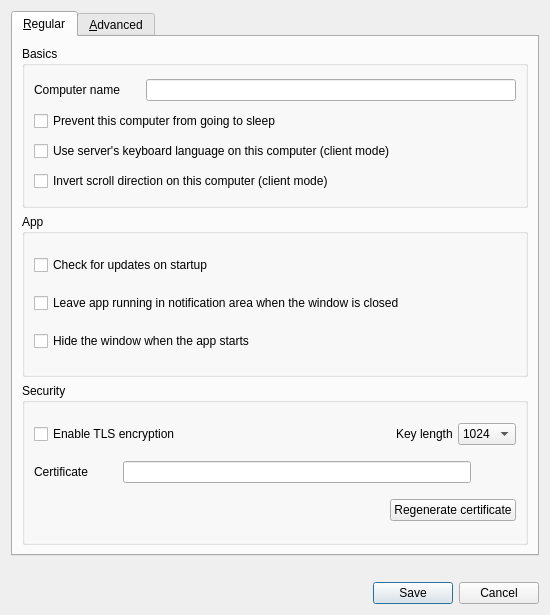
<?xml version="1.0" encoding="UTF-8"?>
<ui version="4.0">
 <class>SettingsDialog</class>
 <widget class="QDialog" name="SettingsDialog">
  <property name="geometry">
   <rect>
    <x>0</x>
    <y>0</y>
    <width>550</width>
    <height>615</height>
   </rect>
  </property>
  <property name="sizePolicy">
   <sizepolicy hsizetype="Preferred" vsizetype="Expanding">
    <horstretch>0</horstretch>
    <verstretch>0</verstretch>
   </sizepolicy>
  </property>
  <property name="windowTitle">
   <string>Preferences</string>
  </property>
  <layout class="QVBoxLayout" name="verticalLayout_7">
   <item>
    <widget class="QTabWidget" name="m_pTabWidget">
     <property name="tabPosition">
      <enum>QTabWidget::TabPosition::North</enum>
     </property>
     <property name="currentIndex">
      <number>0</number>
     </property>
     <widget class="QWidget" name="m_pTabRegular">
      <attribute name="title">
       <string>&amp;Regular</string>
      </attribute>
      <layout class="QVBoxLayout" name="verticalLayout_3">
       <item>
        <widget class="QGroupBox" name="m_pGroupBasics">
         <property name="title">
          <string>Basics</string>
         </property>
         <layout class="QVBoxLayout" name="verticalLayout_2">
          <item>
           <layout class="QHBoxLayout" name="horizontalLayout">
            <item>
             <widget class="QLabel" name="m_pLabelComputerName">
              <property name="sizePolicy">
               <sizepolicy hsizetype="Preferred" vsizetype="Fixed">
                <horstretch>0</horstretch>
                <verstretch>0</verstretch>
               </sizepolicy>
              </property>
              <property name="minimumSize">
               <size>
                <width>75</width>
                <height>0</height>
               </size>
              </property>
              <property name="text">
               <string>Computer name</string>
              </property>
             </widget>
            </item>
            <item>
             <spacer name="horizontalSpacer">
              <property name="orientation">
               <enum>Qt::Orientation::Horizontal</enum>
              </property>
              <property name="sizeType">
               <enum>QSizePolicy::Policy::Maximum</enum>
              </property>
              <property name="sizeHint" stdset="0">
               <size>
                <width>20</width>
                <height>20</height>
               </size>
              </property>
             </spacer>
            </item>
            <item>
             <widget class="QLineEdit" name="m_pLineEditScreenName">
              <property name="enabled">
               <bool>true</bool>
              </property>
              <property name="maxLength">
               <number>255</number>
              </property>
             </widget>
            </item>
           </layout>
          </item>
          <item>
           <widget class="QCheckBox" name="m_pCheckBoxPreventSleep">
            <property name="text">
             <string>Prevent this computer from going to sleep</string>
            </property>
           </widget>
          </item>
          <item>
           <widget class="QCheckBox" name="m_pCheckBoxLanguageSync">
            <property name="text">
             <string>Use server's keyboard language on this computer (client mode)</string>
            </property>
           </widget>
          </item>
          <item>
           <widget class="QCheckBox" name="m_pCheckBoxScrollDirection">
            <property name="text">
             <string>Invert scroll direction on this computer (client mode)</string>
            </property>
           </widget>
          </item>
         </layout>
        </widget>
       </item>
       <item>
        <widget class="QGroupBox" name="m_pGroupApp">
         <property name="title">
          <string>App</string>
         </property>
         <layout class="QVBoxLayout" name="verticalLayout_5">
          <item>
           <widget class="QCheckBox" name="m_pCheckBoxAutoUpdate">
            <property name="text">
             <string>Check for updates on startup </string>
            </property>
           </widget>
          </item>
          <item>
           <widget class="QCheckBox" name="m_pCheckBoxCloseToTray">
            <property name="text">
             <string>Leave app running in notification area when the window is closed</string>
            </property>
           </widget>
          </item>
          <item>
           <widget class="QCheckBox" name="m_pCheckBoxAutoHide">
            <property name="text">
             <string>Hide the window when the app starts</string>
            </property>
           </widget>
          </item>
         </layout>
        </widget>
       </item>
       <item>
        <widget class="QGroupBox" name="m_pGroupSecurity">
         <property name="title">
          <string>Security</string>
         </property>
         <layout class="QVBoxLayout" name="verticalLayout">
          <property name="spacing">
           <number>5</number>
          </property>
          <property name="topMargin">
           <number>9</number>
          </property>
          <property name="bottomMargin">
           <number>9</number>
          </property>
          <item>
           <layout class="QHBoxLayout" name="horizontalLayout_5">
            <property name="topMargin">
             <number>0</number>
            </property>
            <item>
             <widget class="QCheckBox" name="m_pCheckBoxEnableTls">
              <property name="enabled">
               <bool>true</bool>
              </property>
              <property name="text">
               <string>Enable TLS encryption</string>
              </property>
             </widget>
            </item>
            <item>
             <spacer name="horizontalSpacer_2">
              <property name="orientation">
               <enum>Qt::Orientation::Horizontal</enum>
              </property>
              <property name="sizeHint" stdset="0">
               <size>
                <width>40</width>
                <height>20</height>
               </size>
              </property>
             </spacer>
            </item>
            <item>
             <widget class="QLabel" name="m_pLabelTlsKeyLength">
              <property name="sizePolicy">
               <sizepolicy hsizetype="Preferred" vsizetype="Fixed">
                <horstretch>0</horstretch>
                <verstretch>0</verstretch>
               </sizepolicy>
              </property>
              <property name="text">
               <string>Key length</string>
              </property>
             </widget>
            </item>
            <item>
             <widget class="QComboBox" name="m_pComboBoxTlsKeyLength">
              <property name="currentText">
               <string>1024</string>
              </property>
              <item>
               <property name="text">
                <string>1024</string>
               </property>
              </item>
              <item>
               <property name="text">
                <string>2048</string>
               </property>
              </item>
              <item>
               <property name="text">
                <string>4096</string>
               </property>
              </item>
             </widget>
            </item>
           </layout>
          </item>
          <item>
           <layout class="QHBoxLayout" name="horizontalLayout_6">
            <property name="topMargin">
             <number>0</number>
            </property>
            <item>
             <widget class="QLabel" name="m_pLabelTlsCert">
              <property name="sizePolicy">
               <sizepolicy hsizetype="Preferred" vsizetype="Fixed">
                <horstretch>0</horstretch>
                <verstretch>0</verstretch>
               </sizepolicy>
              </property>
              <property name="text">
               <string>Certificate</string>
              </property>
             </widget>
            </item>
            <item>
             <spacer name="horizontalSpacer_3">
              <property name="orientation">
               <enum>Qt::Orientation::Horizontal</enum>
              </property>
              <property name="sizeType">
               <enum>QSizePolicy::Policy::Minimum</enum>
              </property>
              <property name="sizeHint" stdset="0">
               <size>
                <width>30</width>
                <height>20</height>
               </size>
              </property>
             </spacer>
            </item>
            <item>
             <widget class="QLineEdit" name="m_pLineEditTlsCertPath">
              <property name="minimumSize">
               <size>
                <width>0</width>
                <height>0</height>
               </size>
              </property>
             </widget>
            </item>
            <item>
             <widget class="QPushButton" name="m_pPushButtonTlsCertPath">
              <property name="cursor">
               <cursorShape>PointingHandCursor</cursorShape>
              </property>
              <property name="text">
               <string/>
              </property>
              <property name="flat">
               <bool>true</bool>
              </property>
             </widget>
            </item>
           </layout>
          </item>
          <item>
           <layout class="QHBoxLayout" name="horizontalLayout_7">
            <property name="topMargin">
             <number>0</number>
            </property>
            <item>
             <spacer name="horizontalSpacer_4">
              <property name="orientation">
               <enum>Qt::Orientation::Horizontal</enum>
              </property>
              <property name="sizeHint" stdset="0">
               <size>
                <width>40</width>
                <height>20</height>
               </size>
              </property>
             </spacer>
            </item>
            <item>
             <widget class="QPushButton" name="m_pPushButtonTlsRegenCert">
              <property name="text">
               <string>Regenerate certificate</string>
              </property>
             </widget>
            </item>
           </layout>
          </item>
         </layout>
        </widget>
       </item>
      </layout>
     </widget>
     <widget class="QWidget" name="m_pTabAdvanced">
      <attribute name="title">
       <string>&amp;Advanced</string>
      </attribute>
      <layout class="QVBoxLayout" name="verticalLayout_6">
       <item>
        <widget class="QGroupBox" name="m_pGroupNetworking">
         <property name="title">
          <string>Networking</string>
         </property>
         <layout class="QVBoxLayout" name="verticalLayout_4">
          <item>
           <layout class="QHBoxLayout" name="horizontalLayout_2">
            <property name="topMargin">
             <number>0</number>
            </property>
            <item>
             <widget class="QLabel" name="m_pLabel_20">
              <property name="sizePolicy">
               <sizepolicy hsizetype="Preferred" vsizetype="Fixed">
                <horstretch>0</horstretch>
                <verstretch>0</verstretch>
               </sizepolicy>
              </property>
              <property name="text">
               <string>Port</string>
              </property>
             </widget>
            </item>
            <item>
             <widget class="QSpinBox" name="m_pSpinBoxPort">
              <property name="enabled">
               <bool>true</bool>
              </property>
              <property name="sizePolicy">
               <sizepolicy hsizetype="MinimumExpanding" vsizetype="Fixed">
                <horstretch>0</horstretch>
                <verstretch>0</verstretch>
               </sizepolicy>
              </property>
              <property name="maximum">
               <number>65535</number>
              </property>
              <property name="value">
               <number>24800</number>
              </property>
             </widget>
            </item>
            <item>
             <widget class="QLabel" name="m_pLabel_21">
              <property name="sizePolicy">
               <sizepolicy hsizetype="Preferred" vsizetype="Fixed">
                <horstretch>0</horstretch>
                <verstretch>0</verstretch>
               </sizepolicy>
              </property>
              <property name="text">
               <string>Network IP</string>
              </property>
             </widget>
            </item>
            <item>
             <widget class="QLineEdit" name="m_pLineEditInterface">
              <property name="enabled">
               <bool>true</bool>
              </property>
             </widget>
            </item>
           </layout>
          </item>
          <item>
           <widget class="QCheckBox" name="m_pInvertConnection">
            <property name="text">
             <string>Invert server/client TCP connection</string>
            </property>
           </widget>
          </item>
         </layout>
        </widget>
       </item>
       <item>
        <widget class="QGroupBox" name="m_pGroupLogs">
         <property name="title">
          <string>Logs</string>
         </property>
         <layout class="QGridLayout" name="gridLayout">
          <property name="topMargin">
           <number>15</number>
          </property>
          <property name="bottomMargin">
           <number>15</number>
          </property>
          <property name="verticalSpacing">
           <number>7</number>
          </property>
          <item row="0" column="1">
           <spacer name="horizontalSpacer_5">
            <property name="orientation">
             <enum>Qt::Orientation::Horizontal</enum>
            </property>
            <property name="sizeHint" stdset="0">
             <size>
              <width>40</width>
              <height>20</height>
             </size>
            </property>
           </spacer>
          </item>
          <item row="0" column="0">
           <widget class="QCheckBox" name="m_pCheckBoxLogToFile">
            <property name="text">
             <string>Log to file</string>
            </property>
           </widget>
          </item>
          <item row="0" column="3">
           <widget class="QComboBox" name="m_pComboLogLevel">
            <item>
             <property name="text">
              <string>Info</string>
             </property>
            </item>
            <item>
             <property name="text">
              <string>Debug</string>
             </property>
            </item>
            <item>
             <property name="text">
              <string>Debug1</string>
             </property>
            </item>
            <item>
             <property name="text">
              <string>Debug2</string>
             </property>
            </item>
           </widget>
          </item>
          <item row="0" column="2">
           <widget class="QLabel" name="m_pLabel_3">
            <property name="sizePolicy">
             <sizepolicy hsizetype="Preferred" vsizetype="Fixed">
              <horstretch>0</horstretch>
              <verstretch>0</verstretch>
             </sizepolicy>
            </property>
            <property name="minimumSize">
             <size>
              <width>0</width>
              <height>0</height>
             </size>
            </property>
            <property name="text">
             <string>Level</string>
            </property>
           </widget>
          </item>
          <item row="1" column="0" colspan="4">
           <layout class="QHBoxLayout" name="horizontalLayout_4">
            <property name="spacing">
             <number>3</number>
            </property>
            <property name="topMargin">
             <number>0</number>
            </property>
            <item>
             <widget class="QLabel" name="m_pLabelLogPath">
              <property name="sizePolicy">
               <sizepolicy hsizetype="Preferred" vsizetype="Fixed">
                <horstretch>0</horstretch>
                <verstretch>0</verstretch>
               </sizepolicy>
              </property>
              <property name="text">
               <string>Log path</string>
              </property>
             </widget>
            </item>
            <item>
             <spacer name="horizontalSpacer_7">
              <property name="orientation">
               <enum>Qt::Orientation::Horizontal</enum>
              </property>
              <property name="sizeType">
               <enum>QSizePolicy::Policy::Minimum</enum>
              </property>
              <property name="sizeHint" stdset="0">
               <size>
                <width>30</width>
                <height>20</height>
               </size>
              </property>
             </spacer>
            </item>
            <item>
             <widget class="QLineEdit" name="m_pLineEditLogFilename">
              <property name="enabled">
               <bool>false</bool>
              </property>
              <property name="sizePolicy">
               <sizepolicy hsizetype="Expanding" vsizetype="Fixed">
                <horstretch>0</horstretch>
                <verstretch>0</verstretch>
               </sizepolicy>
              </property>
             </widget>
            </item>
            <item>
             <widget class="QPushButton" name="m_pButtonBrowseLog">
              <property name="enabled">
               <bool>false</bool>
              </property>
              <property name="cursor">
               <cursorShape>PointingHandCursor</cursorShape>
              </property>
              <property name="text">
               <string/>
              </property>
              <property name="flat">
               <bool>true</bool>
              </property>
             </widget>
            </item>
           </layout>
          </item>
         </layout>
        </widget>
       </item>
       <item>
        <widget class="QGroupBox" name="m_pGroupService">
         <property name="sizePolicy">
          <sizepolicy hsizetype="Preferred" vsizetype="Preferred">
           <horstretch>0</horstretch>
           <verstretch>0</verstretch>
          </sizepolicy>
         </property>
         <property name="title">
          <string>Service</string>
         </property>
         <layout class="QGridLayout" name="gridLayout_3">
          <item row="1" column="0">
           <layout class="QHBoxLayout" name="horizontalLayout_9">
            <item>
             <widget class="QLabel" name="m_pLabelElevate">
              <property name="sizePolicy">
               <sizepolicy hsizetype="Preferred" vsizetype="Fixed">
                <horstretch>0</horstretch>
                <verstretch>0</verstretch>
               </sizepolicy>
              </property>
              <property name="text">
               <string>Launch with elevated privileges</string>
              </property>
             </widget>
            </item>
            <item>
             <widget class="QComboBox" name="m_pComboElevate">
              <property name="sizePolicy">
               <sizepolicy hsizetype="Preferred" vsizetype="Fixed">
                <horstretch>0</horstretch>
                <verstretch>0</verstretch>
               </sizepolicy>
              </property>
              <property name="minimumSize">
               <size>
                <width>0</width>
                <height>0</height>
               </size>
              </property>
              <property name="toolTip">
               <string>Specify when the Windows background service should run the server or client
                  process at an elevated privilege level.</string>
              </property>
              <property name="whatsThis">
               <string>
                &lt;p&gt;You may want to alter whether or not the privilege level of the server or client 
                  process is automatically changed depending on your use case. In some cases it can help
                  to diagnose or solve some problems related to elevated processes in Windows.&lt;/p&gt;
                &lt;ul&gt;
                  &lt;li&gt;Automatic: Elevate when the window session changes to secure mode&lt;/li&gt;
                  &lt;li&gt;Always elevate: Always run in elevated mode (could be unsafe)&lt;/li&gt;
                  &lt;li&gt;Never elevate: Turn off compatability with login screen and UAC&lt;/li&gt;
                &lt;/ul&gt;
                </string>
              </property>
              <property name="currentIndex">
               <number>0</number>
              </property>
              <item>
               <property name="text">
                <string>Automatic (as needed)</string>
               </property>
              </item>
              <item>
               <property name="text">
                <string>Always elevate</string>
               </property>
              </item>
              <item>
               <property name="text">
                <string>Never elevate</string>
               </property>
              </item>
             </widget>
            </item>
           </layout>
          </item>
          <item row="0" column="0">
           <widget class="QCheckBox" name="m_pCheckBoxServiceEnabled">
            <property name="toolTip">
             <string>Whether to launch the server or client process through the Windows background
                service or direct from the GUI.</string>
            </property>
            <property name="whatsThis">
             <string>
              &lt;p&gt;The background service is only available on Windows.&lt;/p&gt;
              &lt;p&gt;The Windows background service is used to:&lt;/p&gt;
              &lt;ul&gt;
              &lt;li&gt;Start the server or client automatically when the computer starts.&lt;/li&gt;
              &lt;li&gt;Run the server or client in an elevated mode (e.g. on login screen, UAC dialogs, etc).&lt;/li&gt;
              &lt;/ul&gt;
              </string>
            </property>
            <property name="text">
             <string>Use background service (daemon)</string>
            </property>
           </widget>
          </item>
         </layout>
        </widget>
       </item>
       <item>
        <widget class="QGroupBox" name="m_pGroupScope">
         <property name="title">
          <string>Use settings profile from</string>
         </property>
         <layout class="QHBoxLayout" name="horizontalLayout_3">
          <item>
           <widget class="QRadioButton" name="m_pRadioUserScope">
            <property name="text">
             <string>Current user</string>
            </property>
            <property name="checked">
             <bool>true</bool>
            </property>
           </widget>
          </item>
          <item>
           <widget class="QRadioButton" name="m_pRadioSystemScope">
            <property name="text">
             <string>All users</string>
            </property>
            <property name="checked">
             <bool>false</bool>
            </property>
           </widget>
          </item>
         </layout>
        </widget>
       </item>
      </layout>
     </widget>
    </widget>
   </item>
   <item>
    <spacer name="verticalSpacer_2">
     <property name="orientation">
      <enum>Qt::Orientation::Vertical</enum>
     </property>
     <property name="sizeType">
      <enum>QSizePolicy::Policy::Fixed</enum>
     </property>
     <property name="sizeHint" stdset="0">
      <size>
       <width>20</width>
       <height>20</height>
      </size>
     </property>
    </spacer>
   </item>
   <item>
    <widget class="QDialogButtonBox" name="m_pButtonBox">
     <property name="orientation">
      <enum>Qt::Orientation::Horizontal</enum>
     </property>
     <property name="standardButtons">
      <set>QDialogButtonBox::StandardButton::Cancel|QDialogButtonBox::StandardButton::Save</set>
     </property>
    </widget>
   </item>
  </layout>
 </widget>
 <tabstops>
  <tabstop>m_pLineEditScreenName</tabstop>
  <tabstop>m_pSpinBoxPort</tabstop>
  <tabstop>m_pLineEditInterface</tabstop>
  <tabstop>m_pCheckBoxEnableTls</tabstop>
  <tabstop>m_pComboBoxTlsKeyLength</tabstop>
  <tabstop>m_pLineEditTlsCertPath</tabstop>
  <tabstop>m_pPushButtonTlsCertPath</tabstop>
  <tabstop>m_pPushButtonTlsRegenCert</tabstop>
  <tabstop>m_pCheckBoxLogToFile</tabstop>
  <tabstop>m_pComboLogLevel</tabstop>
  <tabstop>m_pLineEditLogFilename</tabstop>
  <tabstop>m_pButtonBrowseLog</tabstop>
  <tabstop>m_pRadioUserScope</tabstop>
  <tabstop>m_pRadioSystemScope</tabstop>
  <tabstop>m_pComboElevate</tabstop>
 </tabstops>
 <resources/>
 <connections>
  <connection>
   <sender>m_pButtonBox</sender>
   <signal>accepted()</signal>
   <receiver>SettingsDialog</receiver>
   <slot>accept()</slot>
   <hints>
    <hint type="sourcelabel">
     <x>266</x>
     <y>340</y>
    </hint>
    <hint type="destinationlabel">
     <x>157</x>
     <y>274</y>
    </hint>
   </hints>
  </connection>
  <connection>
   <sender>m_pButtonBox</sender>
   <signal>rejected()</signal>
   <receiver>SettingsDialog</receiver>
   <slot>reject()</slot>
   <hints>
    <hint type="sourcelabel">
     <x>334</x>
     <y>340</y>
    </hint>
    <hint type="destinationlabel">
     <x>286</x>
     <y>274</y>
    </hint>
   </hints>
  </connection>
 </connections>
</ui>
